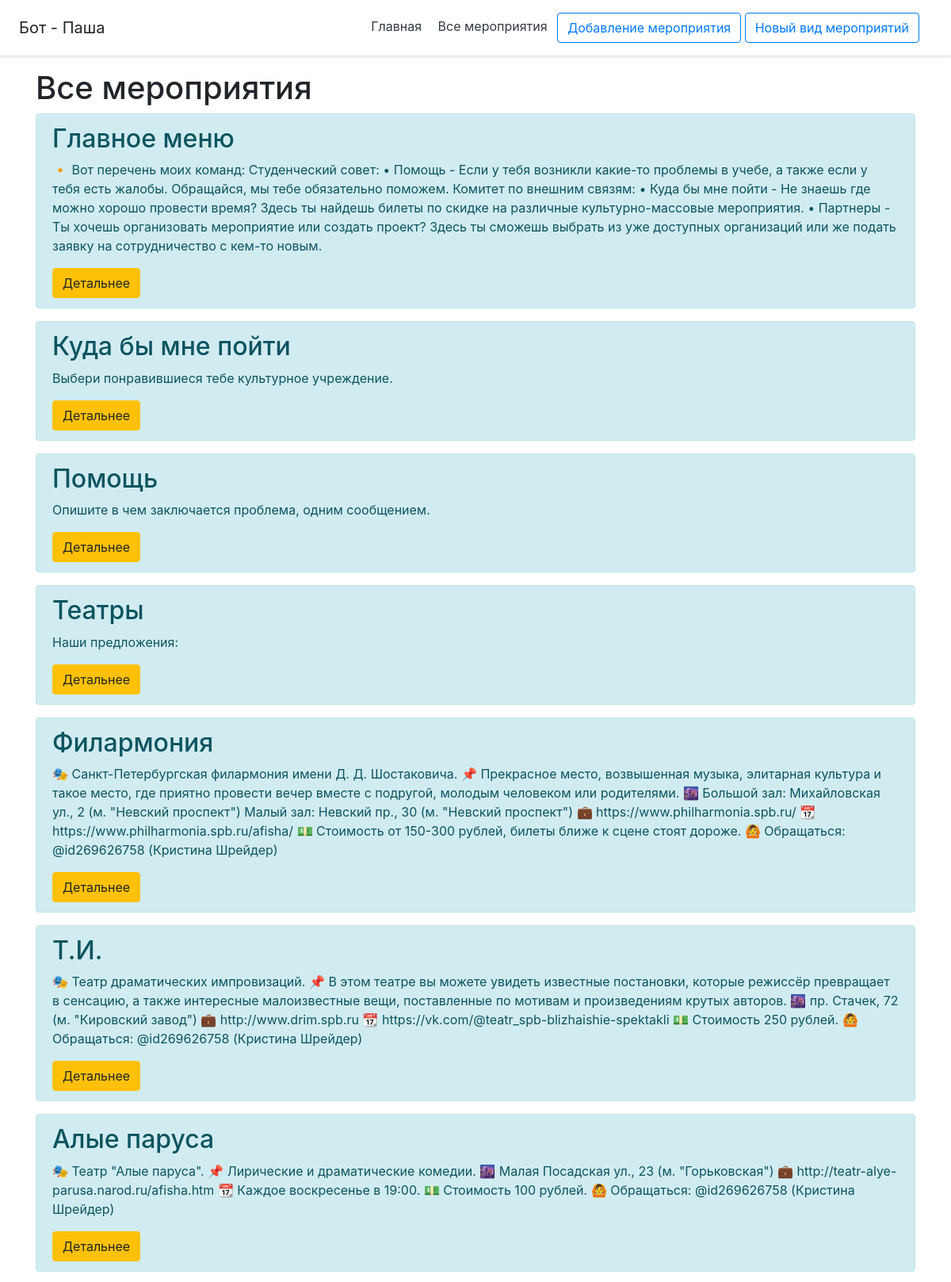
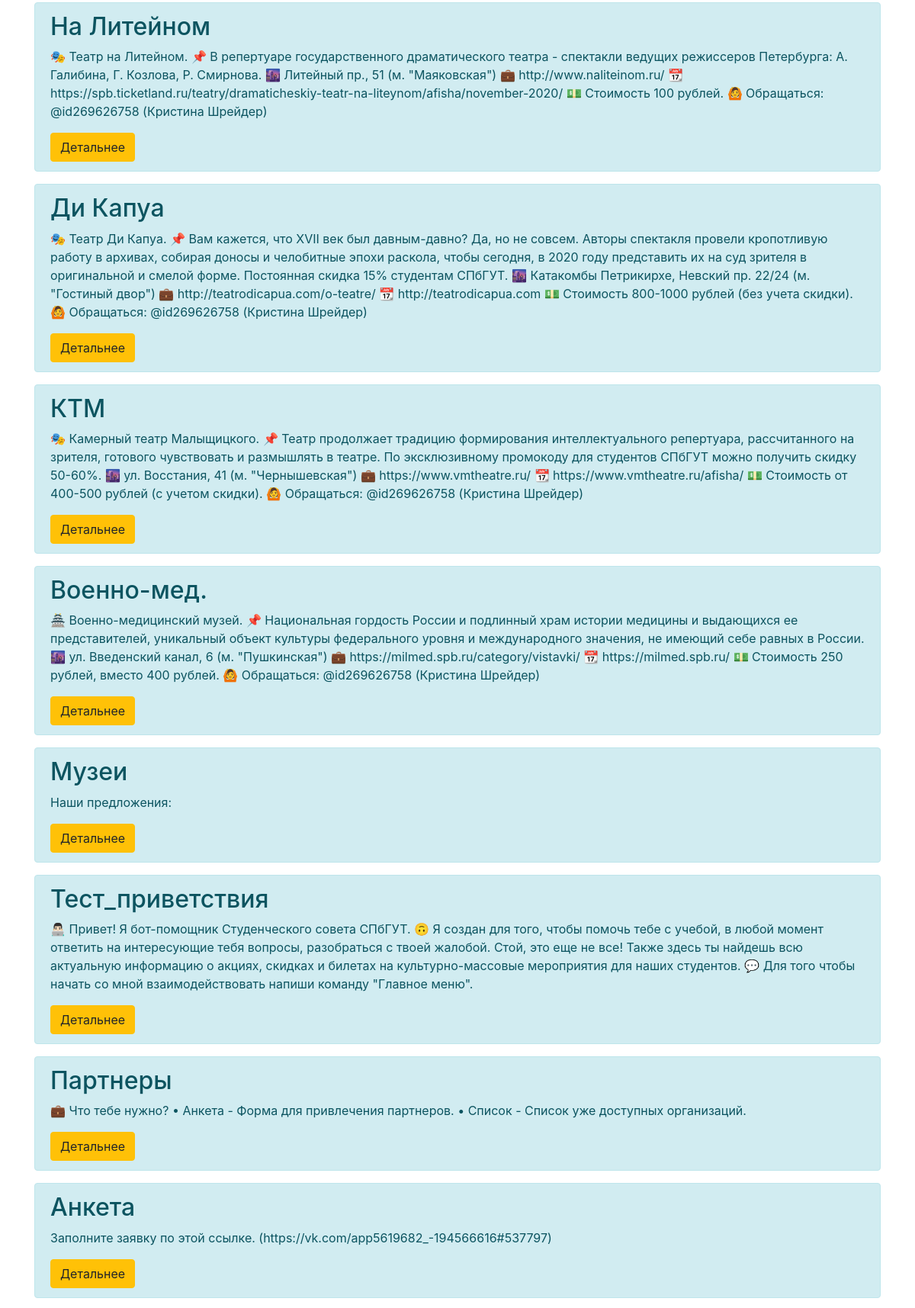
Screenshot of /all_events (upper part) with the database file from the repository (2 pictures, top to bottom).
### db_utils/database.py (models this page shows, shortened)
class Menu(db.Model):
    __tablename__ = "menu"
    id = db.Column(db.Integer, primary_key=True)
    name = db.Column(db.String(120), default='default_name')
    text = db.Column(db.String(10000), default='default_text')
    added = db.Column(db.DateTime, default=datetime.datetime.utcnow())
    active = db.Column(db.Boolean, nullable=False, default=True)
    author_id = db.Column(db.Integer, nullable=False, default=0)
    tags = db.Column(db.String(5000), default='нет тегов')
    inheritances = db.relationship('Inheritances',
                                   primaryjoin="or_(Menu.id==Inheritances.menu_id_descendant, Menu.id==Inheritances.menu_id_ancestor)",
                                   lazy='dynamic')
    attachment = db.relationship('Attachment',
                                 primaryjoin="Menu.id==Attachment.menu_id",
                                 lazy='dynamic')

### flask_app.py (the view)
@app.route('/all_events')
def all_events():
    events = Menu.query.order_by(Menu.id).all()
    return render_template('all_events.html', events=events)

### main/templates/all_events.html (shortened to what this page needs)
{% extends 'base.html' %}
{% block body %}
    <div class="container -mt-5">
        <h1>Все мероприятия</h1>
            {% for el in events %}
            <div class="alert alert-info">
                <h2>{{ el.name }}</h2>
                <p>{{ el.text }}</p>
                <a href="/event/{{ el.id }}" class="btn btn-warning">Детальнее</a>
            </div>
            {% endfor %}
    </div>
{% endblock %}

### rows the page displays
Menu: name "Главное меню", text "🔸 Вот перечень моих команд: Студенческий совет: • Помощь - Если у тебя возникли какие-то проблемы в учебе, а также если у тебя есть жалобы. Обращайся, мы тебе обязательно поможем. Комитет по внешним связям: • Куда бы мне пойти - Не знаешь где можно хорошо провести время? Здесь ты найдешь билеты по скидке на различные культурно-массовые мероприятия. • Партнеры - Ты хочешь организовать мероприятие или создать проект? Здесь ты сможешь выбрать из уже доступных организаций или же подать заявку на сотрудничество с кем-то новым."
Menu: name "Куда бы мне пойти", text "Выбери понравившиеся тебе культурное учреждение."
Menu: name "Помощь", text "Опишите в чем заключается проблема, одним сообщением."
Menu: name "Театры", text "Наши предложения:"
Menu: name "Филармония", text "🎭 Санкт-Петербургская филармония имени Д. Д. Шостаковича. 📌 Прекрасное место, возвышенная музыка, элитарная культура и такое место, где приятно провести вечер вместе с подругой, молодым человеком или родителями. 🌆 Большой зал: Михайловская ул., 2 (м. \"Невский проспект\") Малый зал: Невский пр., 30 (м. \"Невский проспект\") 💼 https://www.philharmonia.spb.ru/ 📆 https://www.philharmonia.spb.ru/afisha/ 💵 Стоимость от 150-300 рублей, билеты ближе к сцене стоят дороже. 🙆 Обращаться: @id269626758 (Кристина Шрейдер)"
Menu: name "Т.И.", text "🎭 Театр драматических импровизаций. 📌 В этом театре вы можете увидеть известные постановки, которые режиссёр превращает в сенсацию, а также интересные малоизвестные вещи, поставленные по мотивам и произведениям крутых авторов. 🌆 пр. Стачек, 72 (м. \"Кировский завод\") 💼 http://www.drim.spb.ru 📆 https://vk.com/@teatr_spb-blizhaishie-spektakli 💵 Стоимость 250 рублей. 🙆 Обращаться: @id269626758 (Кристина Шрейдер)"
Menu: name "Алые паруса", text "🎭 Театр \"Алые паруса\". 📌 Лирические и драматические комедии. 🌆 Малая Посадская ул., 23 (м. \"Горьковская\") 💼 http://teatr-alye-parusa.narod.ru/afisha.htm 📆 Каждое воскресенье в 19:00. 💵 Стоимость 100 рублей. 🙆 Обращаться: @id269626758 (Кристина Шрейдер)"
Menu: name "На Литейном", text "🎭 Театр на Литейном. 📌 В репертуаре государственного драматического театра - спектакли ведущих режиссеров Петербурга: А. Галибина, Г. Козлова, Р. Смирнова. 🌆 Литейный пр., 51 (м. \"Маяковская\") 💼 http://www.naliteinom.ru/ 📆 https://spb.ticketland.ru/teatry/dramaticheskiy-teatr-na-liteynom/afisha/november-2020/ 💵 Стоимость 100 рублей. 🙆 Обращаться: @id269626758 (Кристина Шрейдер)"
Menu: name "Ди Капуа", text "🎭 Театр Ди Капуа. 📌 Вам кажется, что XVII век был давным-давно? Да, но не совсем. Авторы спектакля провели кропотливую работу в архивах, собирая доносы и челобитные эпохи раскола, чтобы сегодня, в 2020 году представить их на суд зрителя в оригинальной и смелой форме. Постоянная скидка 15% студентам СПбГУТ. 🌆 Катакомбы Петрикирхе, Невский пр. 22/24 (м. \"Гостиный двор\") 💼 http://teatrodicapua.com/o-teatre/ 📆 http://teatrodicapua.com 💵 Стоимость 800-1000 рублей (без учета скидки). 🙆 Обращаться: @id269626758 (Кристина Шрейдер)"
Menu: name "КТМ", text "🎭 Камерный театр Малыщицкого. 📌 Театр продолжает традицию формирования интеллектуального репертуара, рассчитанного на зрителя, готового чувствовать и размышлять в театре. По эксклюзивному промокоду для студентов СПбГУТ можно получить скидку 50-60%. 🌆 ул. Восстания, 41 (м. \"Чернышевская\") 💼 https://www.vmtheatre.ru/ 📆 https://www.vmtheatre.ru/afisha/ 💵 Стоимость от 400-500 рублей (с учетом скидки). 🙆 Обращаться: @id269626758 (Кристина Шрейдер)"
Menu: name "Военно-мед.", text "🏯 Военно-медицинский музей. 📌 Национальная гордость России и подлинный храм истории медицины и выдающихся ее представителей, уникальный объект культуры федерального уровня и международного значения, не имеющий себе равных в России. 🌆 ул. Введенский канал, 6 (м. \"Пушкинская\") 💼 https://milmed.spb.ru/category/vistavki/ 📆 https://milmed.spb.ru/ 💵 Стоимость 250 рублей, вместо 400 рублей. 🙆 Обращаться: @id269626758 (Кристина Шрейдер)"
Menu: name "Музеи", text "Наши предложения:"
Menu: name "Тест_приветствия", text "👨🏻‍💻 Привет! Я бот-помощник Студенческого совета СПбГУТ. 🙃 Я создан для того, чтобы помочь тебе с учебой, в любой момент ответить на интересующие тебя вопросы, разобраться с твоей жалобой. Стой, это еще не все! Также здесь ты найдешь всю актуальную информацию о акциях, скидках и билетах на культурно-массовые мероприятия для наших студентов. 💬 Для того чтобы начать со мной взаимодействовать напиши команду \"Главное меню\"."
Menu: name "Партнеры", text "💼 Что тебе нужно? • Анкета - Форма для привлечения партнеров. • Список - Список уже доступных организаций."
Menu: name "Анкета", text "Заполните заявку по этой ссылке. (https://vk.com/app5619682_-194566616#537797)"
